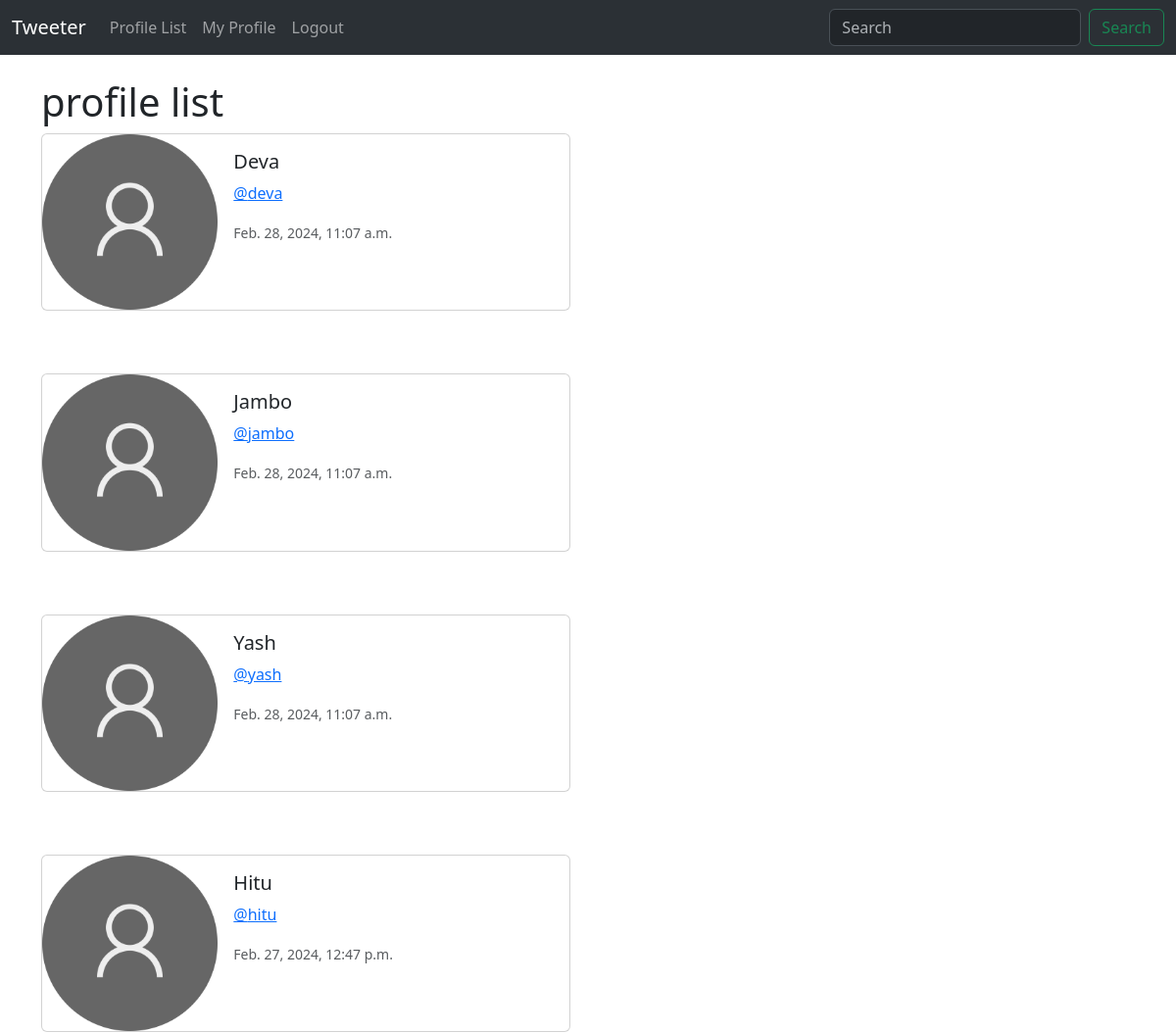
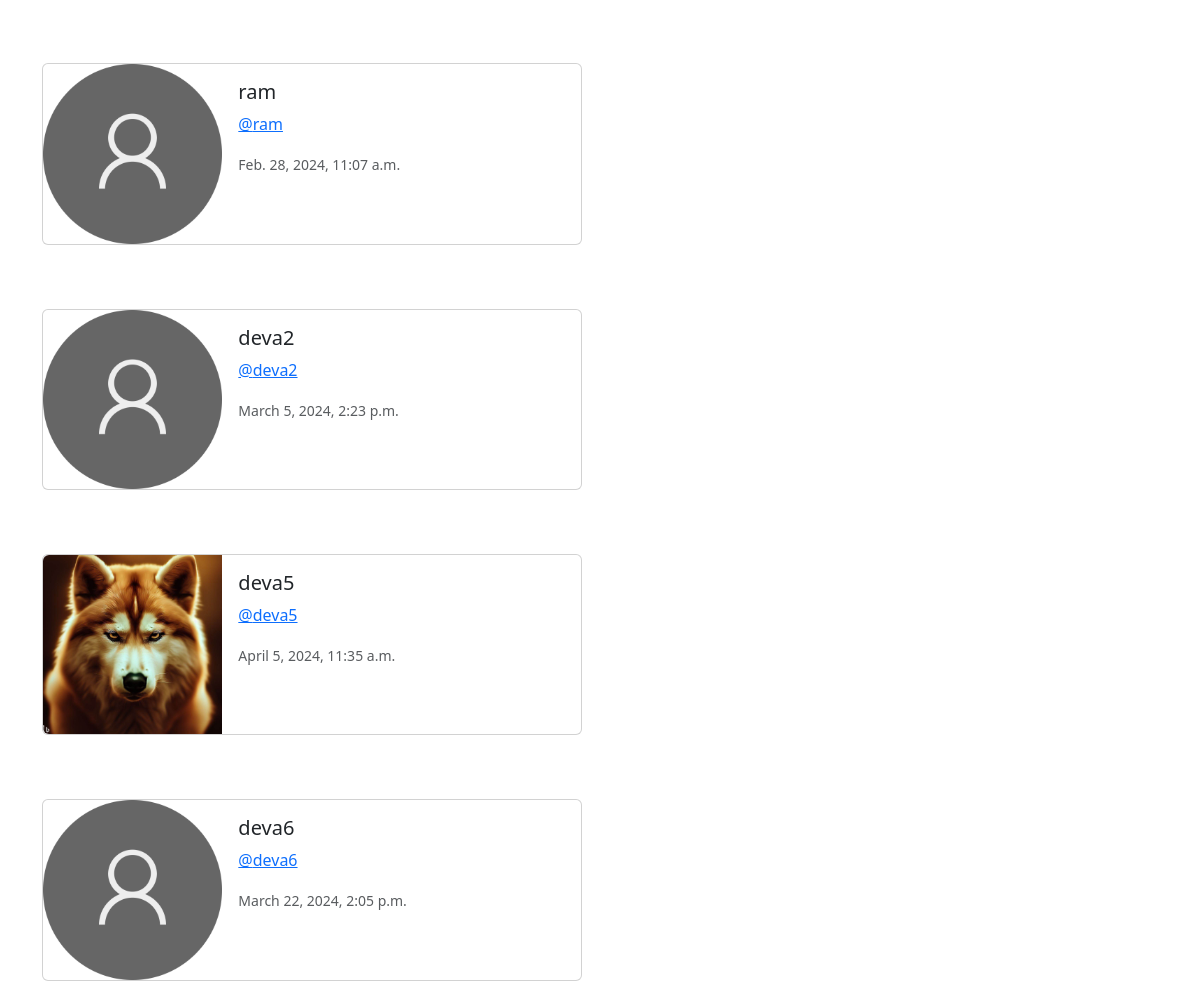
The page /profile-list/ (signed in) on the database its author committed (2 pictures, top to bottom).
### musker/models.py (models this page shows, shortened)
class Profile(models.Model):
    user = models.OneToOneField(User, on_delete=models.CASCADE)
    follows = models.ManyToManyField(
        "self", related_name="followed_by", symmetrical=False, blank=True
    )
    profile_image = models.ImageField(null=True,blank=True,upload_to='images/')
    date_modified = models.DateTimeField(User, auto_now=True, auto_now_add=False)

### musker/views.py (the view)
# urls.py: path('profile-list/',views.profile_list,name='profile_list'),
def profile_list(request):
    if request.user.is_authenticated:
        profiles = Profile.objects.exclude(user=request.user)
        return render(request, 'profile_list.html',{"profiles":profiles})
    else:
        messages.error(request,("Error: You need to login first"))
        return redirect('home')

### templates/profile_list.html (shortened to what this page needs)
{% extends 'base.html' %}
{% load static %}
{% block container %}
<h1>profile list</h1>
{% if profiles %}
    {% for i  in profiles %}
    <div class="card mb-3" style="max-width: 540px;">
        <div class="row g-0">
          <div class="col-md-4">
            {% if i.profile_image %}
            <img src="{{i.profile_image.url}}" class="img-fluid rounded-start" width="200"  height="200" alt="{{i.user.username}}">
            {% else %}
            <img src="{% static 'images/user_img.png' %}" class="img-fluid rounded-start" alt="...">
            {% endif %}
          </div>
          <div class="col-md-8">
            <div class="card-body">
              <h5 class="card-title">{{i.user.username}}</h5>
              <p><a href="{% url 'profile' i.user.id%}">@{{i.user.username | lower}}</a> </p>
              <p class="card-text"><small class="text-body-secondary">{{i.date_modified}}</small></p>
            </div>
          </div>
        </div>
      </div>
    <br> <br>
    {% endfor %}
{% endif %}
{% endblock container %}

### rows shown on the page
Profile: user.username "Deva", user.username "deva", date_modified "Feb. 28, 2024, 11:07 a.m."
Profile: user.username "Jambo", user.username "jambo", date_modified "Feb. 28, 2024, 11:07 a.m."
Profile: user.username "Yash", user.username "yash", date_modified "Feb. 28, 2024, 11:07 a.m."
Profile: user.username "Hitu", user.username "hitu", date_modified "Feb. 27, 2024, 12:47 p.m."
Profile: user.username "ram", date_modified "Feb. 28, 2024, 11:07 a.m."
Profile: user.username "deva2", date_modified "March 5, 2024, 2:23 p.m."
Profile: profile_image (picture), user.username "deva5", date_modified "April 5, 2024, 11:35 a.m."
Profile: user.username "deva6", date_modified "March 22, 2024, 2:05 p.m."
